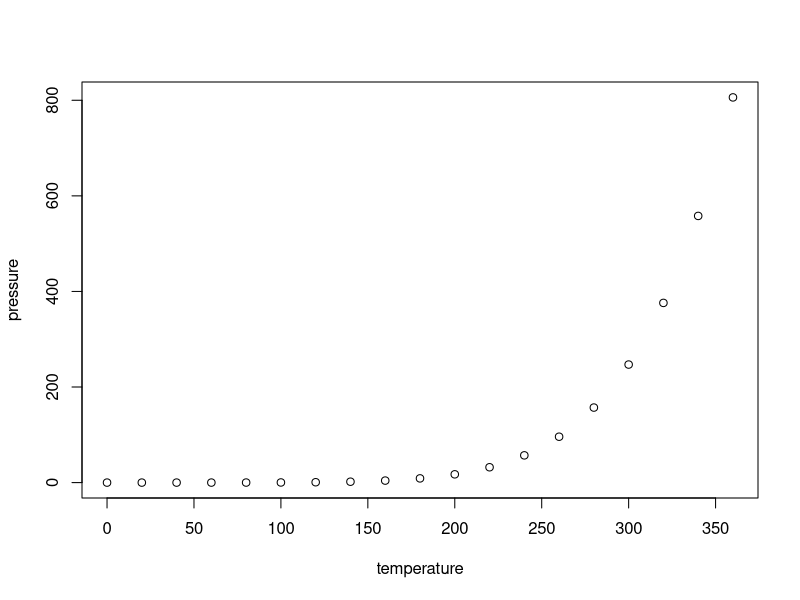
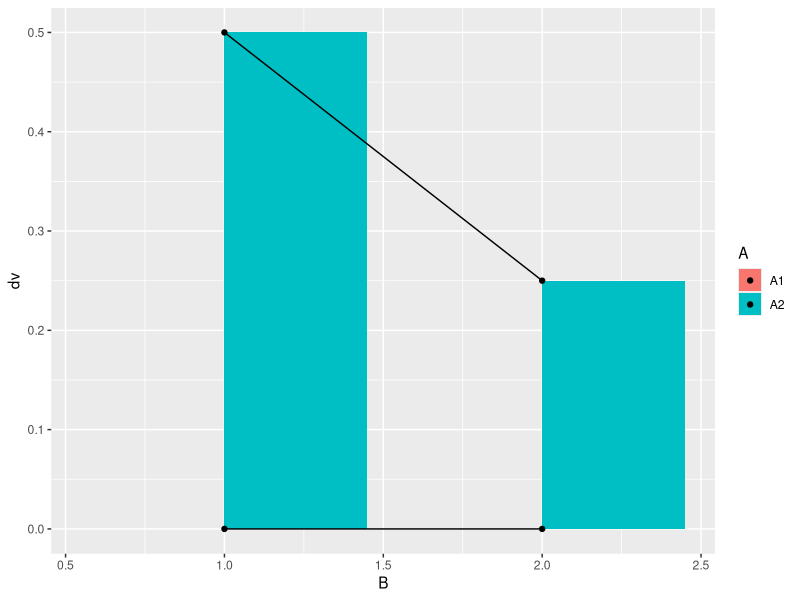

Source code (R) for these figures, in order:
## ---- chunk 1
knitr::opts_chunk$set(echo = TRUE)
## ---- chunk 2
summary(cars)
## ---- chunk 3
plot(pressure)
## ---- chunk 4
library(tidyverse)

df <- data.frame (A= c("A1", "A1", "A2", "A2"), 
                 B = c(1, 2, 1, 2), 
                 dv = c(0, 0, 0.5, 0.25))
                 
                
ggplot(df, aes(y=dv, x=B, fill = A))  + 
  geom_bar(stat = "identity", position = "dodge")+
  geom_point()+
  geom_line()
                 
                 
## ---- chunk 5

N <- 550



A_pvalue <- c()
B_pvalue <- c()
AB_pvalue <- c()
for(i in 1:1000){
  IVA <- rep(rep(c("1","2"), each=2),N)
  IVB <- rep(rep(c("1","2"), 2),N)
  DV <- c(replicate(N,c(rnorm(1,0,1), # means A1B1
                        rnorm(1,0,1), # means A1B2
                        rnorm(1,.5,1), # means A2B1
                        rnorm(1,.25,1)  # means A2B2
          )))
  sim_df <- data.frame(IVA,IVB,DV)
  
  aov_results <- summary(aov(DV~IVA*IVB, sim_df))
  A_pvalue[i]<-aov_results[[1]]$`Pr(>F)`[1]
  B_pvalue[i]<-aov_results[[1]]$`Pr(>F)`[2]
  AB_pvalue[i]<-aov_results[[1]]$`Pr(>F)`[3]
}

length(A_pvalue[A_pvalue<0.05])/1000
#> [1] 0.88
length(B_pvalue[B_pvalue<0.05])/1000
#> [1] 0.036
length(AB_pvalue[AB_pvalue<0.05])/1000
#> [1] 0.046


